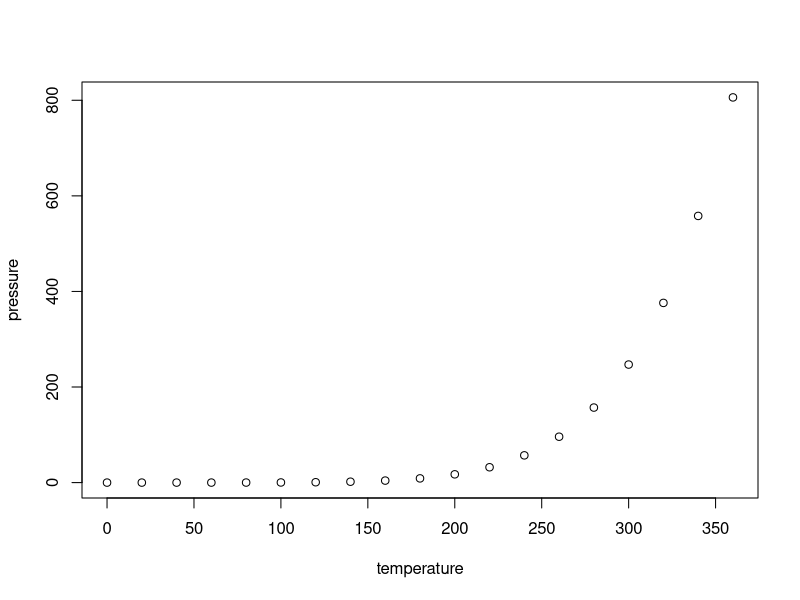
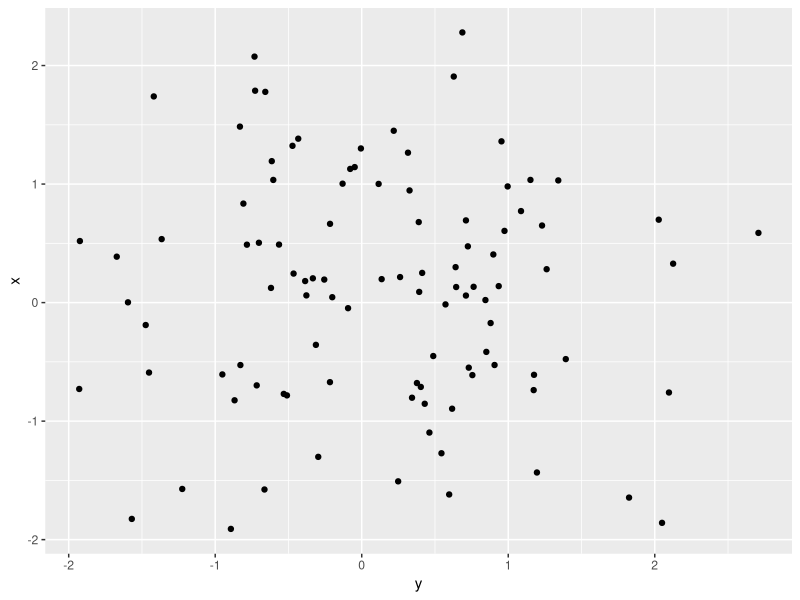
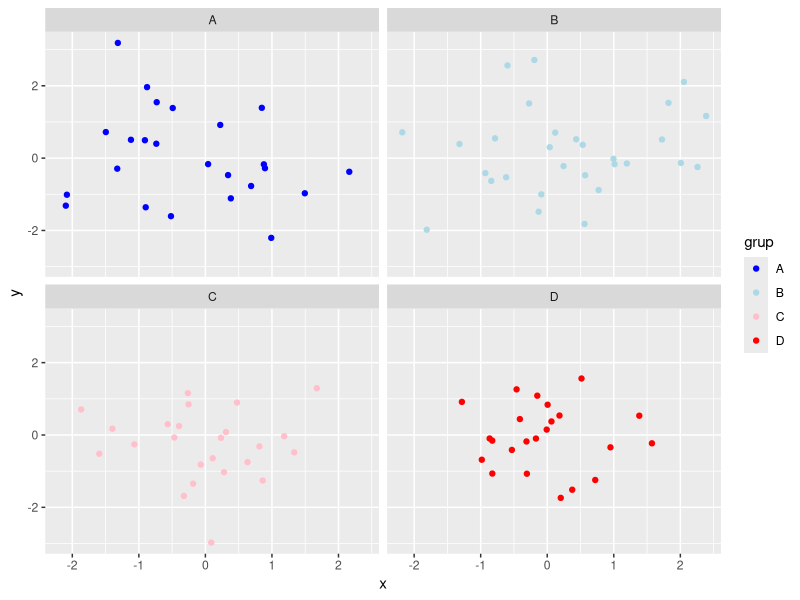
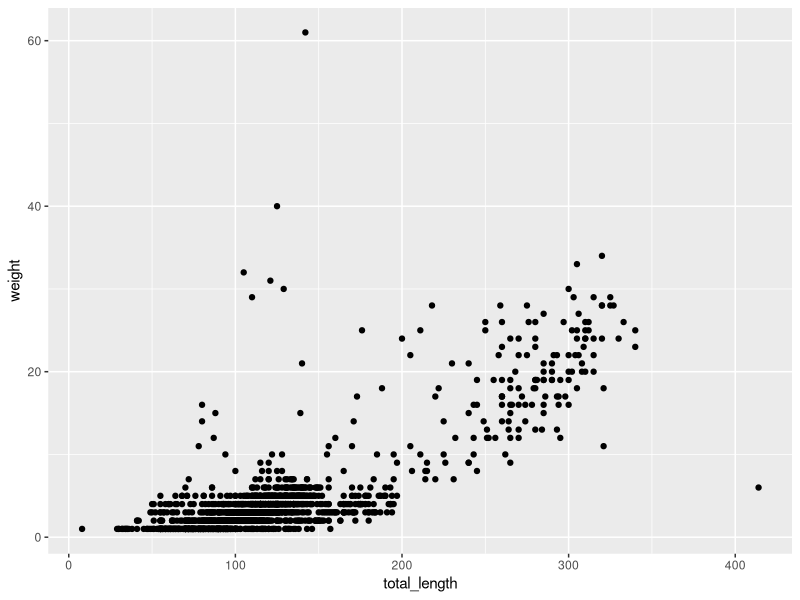

Generate these figures, in order, with R:
## ---- chunk 1
knitr::opts_chunk$set(echo = TRUE)
## ---- chunk 2
print("hello world")
## ---- chunk 3
summary(cars)
## ---- chunk 4
plot(pressure)
## ---- chunk 5
library(ggplot2)
data <- data.frame(x=rnorm(100),y= rnorm(100))
ggplot(data, aes(x=y,y=x))+
      geom_point()
      labs(title = "plot titik", x="sumbu x", y="sumbu y")+
        theme_classic()
## ---- chunk 6
data <- data.frame(x=rnorm(100),y= rnorm(100), grup = sample(c("A","B","C","D"), 100, replace = TRUE)) 
ggplot(data, aes(x=x,y=y,color=grup))+
      geom_point()+
      facet_wrap(~grup)+
      scale_color_manual(values = c("A"="blue", "B"="lightblue","C"="pink","D"="red"))

## ---- chunk 7
library(readr)
lizard <- read.csv("lizards.csv")
View(lizard)
## ---- chunk 8
library(ggplot2)
ggplot(lizard, aes(x=total_length,y=weight))+
      geom_point()
      labs(title = "plot titik", x="total_lenght", y="weight")+
        theme_classic()
